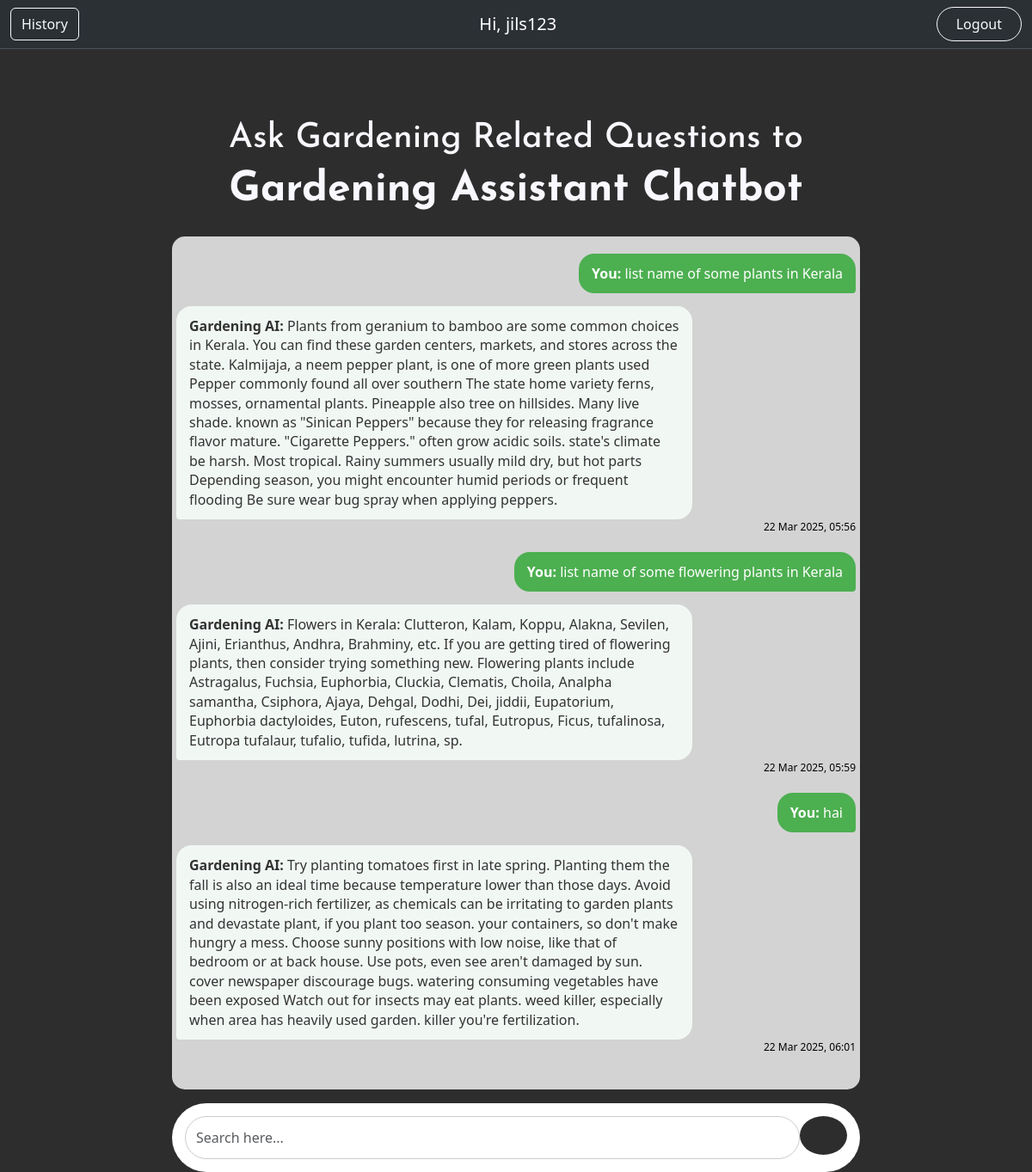
The page /chatbot/ (signed in) on the database its author committed.
### myapp/models.py (models this page shows, shortened)
class Query(models.Model):
    user=models.ForeignKey(User,on_delete=models.CASCADE,null=True,blank=True)
    question=models.TextField()
    response=models.TextField()
    timestamp=models.DateTimeField(auto_now_add=True)

### myapp/views.py (the view, shortened to what this page needs)
# urls.py: path('chatbot/',views.chatbot,name='chatbot'),
@login_required
def chatbot(request):
    chat_history = Query.objects.filter(user=request.user).order_by("-timestamp")[:10]
    return render(request, "pages/chatbot.html", {"chat_history": chat_history})

### myapp/templates/pages/chatbot.html (shortened to what this page needs)
{% load static %}
<!DOCTYPE html>
<html lang="en">
<head>
    <link href="https://cdn.jsdelivr.net/npm/bootstrap@5.3.3/dist/css/bootstrap.min.css" rel="stylesheet">
    <link rel="stylesheet" href="{% static '/csspages/chatbot.css' %}">
</head>
<body>
    <header>
        <nav class="navbar border-bottom border-body navbar-expand-lg bg-body-tertiary w-100" data-bs-theme="dark">
            <div class="container-fluid">
                <button class="btn btn-outline-light" type="button" data-bs-toggle="offcanvas" data-bs-target="#offcanvasExample">
                    History
                </button>
                <a class="navbar-brand justify-content-center d-flex align-items-center w-100" style="margin-left: 40px;">Hi, {{user.username}}</a>
                <button class="btn btn-outline-light rounded-5" style="width: 10%; height: 40px;" onclick="logoutbtn()">Logout</button>
            </div>
        </nav>
    </header>
    <div class="welcm text-center">
        <h1>Ask Gardening Related Questions to</h1>
        <h1 id="head1">Gardening Assistant Chatbot</h1>
    </div>
    <div class="container mt-4">
        <div class="chat-container" id="chatMessages">
            {% for chat in chat_history reversed %}
            <div class="message user-message">
                <strong>You:</strong> {{chat.question}}
            </div>
            <div class="message bot-message">
                <strong>Gardening AI:</strong> {{chat.response}}
            </div>
            <small class="timestamp">{{chat.timestamp|date:"d M Y, H:i"}}</small>
            {% endfor %}
        </div>
        <div class="input-area mt-3">
            <form action="{% url 'chatbot' %}" method="post" id="chatForm" class="w-100 d-flex">
                <textarea id="chatInput" name="question" class="chat-input form-control" placeholder="Search here..." rows="1"></textarea>
                <button class="send-btn" id="send_btn" type="submit">
                    <ion-icon name="arrow-forward-circle-outline"></ion-icon>
                </button>
            </form>
        </div>
    </div>
</body>
</html>

### gardenproject/static/csspages/chatbot.css (style rules this page uses)
* { box-sizing: border-box; margin: 0; padding: 0; }
body { background-color:rgb(46, 45, 45); width: 100%; }
h1 { color: ghostwhite; display: flex; align-items: center; justify-content: center; font-family:"Josefin Sans", serif; }
#head1 { color: ghostwhite; display: flex; align-items: center; justify-content: center; font-family:"Josefin Sans", serif; font-weight: bold; font-size: -webkit-xxx-large; }
.welcm { padding-top: 80px; }
ion-icon { position: absolute; width: 47px; height: 48px; color: white; margin-left: -23px; margin-top: -24px; display: flex; align-items: center; justify-content: center; }
.chat-container { width: 100%; background: lightgray; border-radius: 15px; display: flex; flex-direction: column; margin: auto; max-width: 800px; height: 75vh; overflow-y: auto; }
.input-area { width: 100%; max-width: 800px; margin: auto; display: flex; align-items: flex-end; padding: 15px; background: #fff; gap: 10px; border-radius: 40px; }
.chat-input { flex: 1; padding: 12px; font-size: 16px; border: 1px solid #ccc; border-radius: 40px; max-height: 150px; min-height: 40px; overflow-y: auto; resize: none; line-height: 1.5; outline: none; transition: height 0.2s ease; }
.send-btn { background-color:rgb(46, 45, 45); color: white; border: none; padding: 2px; border-radius: 170%; cursor: pointer; display: flex; justify-content: center; align-items: center; width: 55px; height: 45px; transition: all 0.3s ease-in-out; margin-left: 0px; }
.message { max-width: 75%; padding: 12px 15px; border-radius: 18px; font-size: 16px; line-height: 1.4; word-wrap: break-word; }
.user-message { align-self: flex-end; background: #4CAF50; color: white; border-bottom-right-radius: 4px; margin-top: 20px; margin-right: 5px; }
.bot-message { align-self: flex-start; background: #f1f8f4; color: #333; border-bottom-left-radius: 4px; margin-top: 15px; margin-left: 5px; }
.timestamp { font-size: 12px; color: black; text-align: right; margin-right: 5px; }

### rows shown on the page
Query: question "list name of some plants in Kerala", response "Plants from geranium to bamboo are some common choices in Kerala. You can find these garden centers, markets, and stores across the state. Kalmijaja, a neem pepper plant, is one of more green plants used Pepper commonly found all over southern The state home variety ferns, mosses, ornamental plants. Pineapple also tree on hillsides. Many live shade. known as \"Sinican Peppers\" because they for releasing fragrance flavor mature. \"Cigarette Peppers.\" often grow acidic soils. state's climate be harsh. Most tropical. Rainy summers usually mild dry, but hot parts Depending season, you might encounter humid periods or frequent flooding Be sure wear bug spray when applying peppers.", timestamp "22 Mar 2025, 05:56"
Query: question "list name of some flowering plants in Kerala", response "Flowers in Kerala: Clutteron, Kalam, Koppu, Alakna, Sevilen, Ajini, Erianthus, Andhra, Brahminy, etc. If you are getting tired of flowering plants, then consider trying something new. Flowering plants include Astragalus, Fuchsia, Euphorbia, Cluckia, Clematis, Choila, Analpha samantha, Csiphora, Ajaya, Dehgal, Dodhi, Dei, jiddii, Eupatorium, Euphorbia dactyloides, Euton, rufescens, tufal, Eutropus, Ficus, tufalinosa, Eutropa tufalaur, tufalio, tufida, lutrina, sp.", timestamp "22 Mar 2025, 05:59"
Query: question "hai", response "Try planting tomatoes first in late spring. Planting them the fall is also an ideal time because temperature lower than those days. Avoid using nitrogen-rich fertilizer, as chemicals can be irritating to garden plants and devastate plant, if you plant too season. your containers, so don't make hungry a mess. Choose sunny positions with low noise, like that of bedroom or at back house. Use pots, even see aren't damaged by sun. cover newspaper discourage bugs. watering consuming vegetables have been exposed Watch out for insects may eat plants. weed killer, especially when area has heavily used garden. killer you're fertilization.", timestamp "22 Mar 2025, 06:01"

### other values the page prints
{{ user.username }} "jils123"
